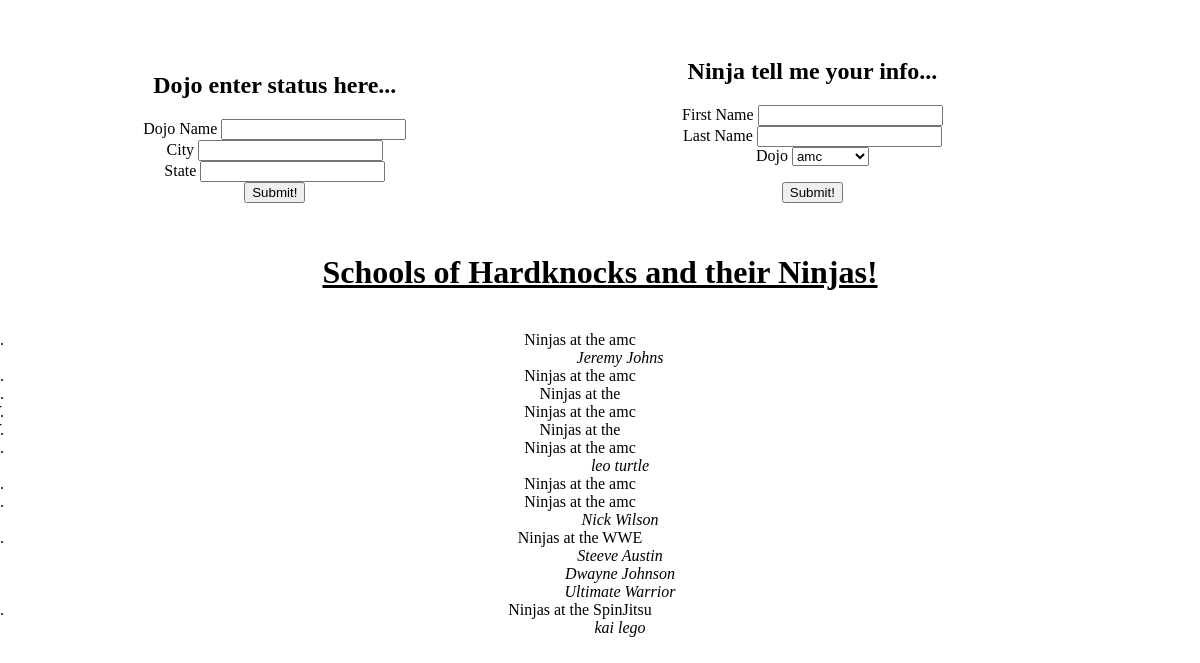
The page / on the database its author committed.
### app_dntemplate/models.py (models this page shows)
class Dojo(models.Model):
    dojo_name = models.CharField(max_length=255)
    dojo_city = models.CharField(max_length=255)
    dojo_state = models.CharField(max_length=4)
    created_at = models.DateTimeField(auto_now_add=True)
    updated_at = models.DateTimeField(auto_now=True)

class Ninja(models.Model):
    first_name = models.CharField(max_length=255)
    last_name = models.CharField(max_length=255)
    dojo = models.ForeignKey(Dojo, related_name ="ninjas", on_delete = models.CASCADE)
    created_at = models.DateTimeField(auto_now_add=True)
    updated_at = models.DateTimeField(auto_now=True)

### app_dntemplate/views.py (the view)
# urls.py: path('', views.index),
def index(request):
    print("Bitchin")
    context = {
        "dojos": Dojo.objects.all(),
        "ninjas": Ninja.objects.all(),
    }
    return render(request, "index.html", context)

### app_dntemplate/templates/index.html (shortened to what this page needs)
<!DOCTYPE html>
<html lang="en">
<head>
    <meta name="viewport" content="width=device-width, initial-scale=1.0"> {% load static %}
    <link rel="stylesheet" href="{%static 'style.css'%}">
</head>
<body>
<form action="/create_dojo" method="POST">
    <h2>Dojo enter status here...</h2>
    <label for="dojo_name">Dojo Name</label>
    <input type="text" id="dojo_name" name="dojo_name">
    <br>
    <label for="dojo_city">City</label>
    <input type="text" id="dojo_city" name="dojo_city">
    <br>
    <label for="dojo_state">State</label>
    <input type="text" id="dojo_state" name="dojo_state">
    <br>
    <button>Submit!</button>
</form>
<form action="/create_ninja" method="POST">
    <h2>Ninja tell me your info...</h2>
    <label for="first_name">First Name</label>
    <input type="text" id="first_name" name="first_name">
    <br>
    <label for="last_Name">Last Name</label>
    <input type="text" id="last_name" name="last_name">
    <br>
    <label for="dojo">Dojo</label>
    <select name="dojo" id="dojo">
            {% for dojo in dojos %}
            <option value="{{dojo.id}}">{{dojo.dojo_name}}</option>
            {% endfor %}
        </select>
    <button>Submit!</button>
</form>
<h1>Schools of Hardknocks and their Ninjas!</h1>
<ul>
    {% for dojo in dojos %}
    <li>Ninjas at the {{dojo.dojo_name}}
        <ul>
            {% for ninja in dojo.ninjas.all %}
            <ol class="maybe"><em>{{ninja.first_name}} {{ninja.last_name}}</em></ol>
            {% endfor %}
        </ul>
    </li>
    {% endfor %}
</ul>
</body>
</html>

### app_dntemplate/static/style.css (style rules this page uses)
form { padding: 10px; text-align: center; display: inline-block; width: 40%; margin: 20px; }
ul { text-align: center; display: inline; list-style-type: upper-roman; }
h1 { text-align: center; text-decoration: underline; text-shadow: 15px; }
li { text-align: center; list-style-type: upper-roman; }
.maybe { list-style-type: upper-roman; list-style-position: inside; }

### rows shown on the page
Dojo: dojo_name "amc"
Ninja: first_name "Jeremy", last_name "Johns"
Dojo: dojo_name "amc"
Dojo: dojo_name "amc"
Dojo: dojo_name "amc"
Ninja: first_name "leo", last_name "turtle"
Dojo: dojo_name "amc"
Dojo: dojo_name "amc"
Ninja: first_name "Nick", last_name "Wilson"
Dojo: dojo_name "WWE"
Ninja: first_name "Steeve", last_name "Austin"
Ninja: first_name "Dwayne", last_name "Johnson"
Ninja: first_name "Ultimate", last_name "Warrior"
Dojo: dojo_name "SpinJitsu"
Ninja: first_name "kai", last_name "lego"

### other values the page prints
form field dojo "amc"
